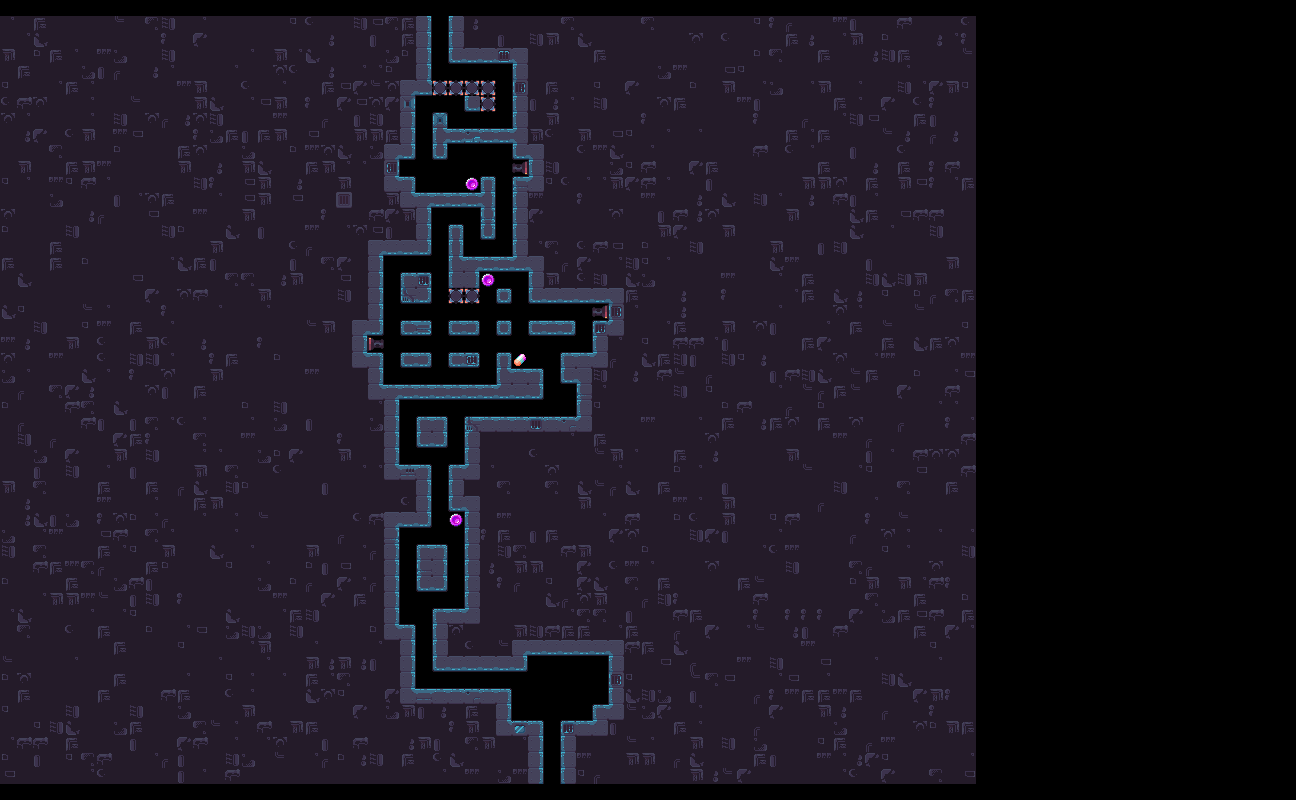

The image is a tile-based game level rendered from a .tmx file. Its description and source (layers, tilesets, objects; grid data summarised) follow:
An orthogonal 81x50 tile map with 16x16 px tiles, 5 tile layers (Prototype, Obstacles, Background, Layout, ...), 2 tilesets and 157 objects (139x Sprinkle, 3x Factory_StaticSpike08, 3x Factory_StaticSpike15, 3x Coin, 2x Factory_FireCannon02, ...).

<map version="1.11" tiledversion="1.11.0" orientation="orthogonal" renderorder="right-down" width="81" height="50" tilewidth="16" tileheight="16" infinite="0" nextlayerid="74" nextobjectid="241241">
 <properties>
  <property name="IgnoreLock" type="bool" value="false" />
 </properties>
 <tileset firstgid="1" source="../../../Tilemap/Bioms/Factory_Tilemap.tsx" />
 <tileset firstgid="2476" source="../../../Tilemap/Enemies/Factory_MultitileObjects.tsx" />
 <group id="2" name="Input">
  <layer id="6" name="Prototype" width="81" height="50">
   <properties>
    <property name="unity:SortingLayer" value="Prototype" />
   </properties>
   <data>[4050 cells, 2751 non-empty, 4 distinct tile ids]</data>
  </layer>
  <layer id="44" name="Obstacles" width="81" height="50">
   <properties>
    <property name="unity:SortingLayer" value="Obstacles" />
   </properties>
   <data>[4050 cells, 9 non-empty, 5 distinct tile ids]</data>
  </layer>
 </group>
 <group id="3" name="Output">
  <group id="11" name="Output_Hazards">
   <objectgroup id="47" name="Hazard20" tintcolor="#ffffff">
    <properties>
     <property name="unity:SortingLayer" value="Hazard20" />
    </properties>
   </objectgroup>
   <objectgroup id="48" name="Hazard19" tintcolor="#ffffff">
    <properties>
     <property name="unity:SortingLayer" value="Hazard19" />
    </properties>
   </objectgroup>
   <objectgroup id="49" name="Hazard18" tintcolor="#ffffff">
    <properties>
     <property name="unity:SortingLayer" value="Hazard18" />
    </properties>
   </objectgroup>
   <objectgroup id="50" name="Hazard17" tintcolor="#ffffff">
    <properties>
     <property name="unity:SortingLayer" value="Hazard17" />
    </properties>
   </objectgroup>
   <objectgroup id="51" name="Hazard16" tintcolor="#ffffff">
    <properties>
     <property name="unity:SortingLayer" value="Hazard16" />
    </properties>
   </objectgroup>
   <objectgroup id="52" name="Hazard15" tintcolor="#ffffff">
    <properties>
     <property name="unity:SortingLayer" value="Hazard15" />
    </properties>
   </objectgroup>
   <objectgroup id="53" name="Hazard14" tintcolor="#ffffff">
    <properties>
     <property name="unity:SortingLayer" value="Hazard14" />
    </properties>
   </objectgroup>
   <objectgroup id="54" name="Hazard13" tintcolor="#ffffff">
    <properties>
     <property name="unity:SortingLayer" value="Hazard13" />
    </properties>
   </objectgroup>
   <objectgroup id="55" name="Hazard12" tintcolor="#ffffff">
    <properties>
     <property name="unity:SortingLayer" value="Hazard12" />
    </properties>
   </objectgroup>
   <objectgroup id="56" name="Hazard11" tintcolor="#ffffff">
    <properties>
     <property name="unity:SortingLayer" value="Hazard11" />
    </properties>
   </objectgroup>
   <objectgroup id="57" name="Hazard10" tintcolor="#ffffff">
    <properties>
     <property name="unity:SortingLayer" value="Hazard10" />
    </properties>
   </objectgroup>
   <objectgroup id="58" name="Hazard09" tintcolor="#ffffff">
    <properties>
     <property name="unity:SortingLayer" value="Hazard09" />
    </properties>
   </objectgroup>
   <objectgroup id="59" name="Hazard08" tintcolor="#ffffff">
    <properties>
     <property name="unity:SortingLayer" value="Hazard08" />
    </properties>
   </objectgroup>
   <objectgroup id="60" name="Hazard07" tintcolor="#ffffff">
    <properties>
     <property name="unity:SortingLayer" value="Hazard07" />
    </properties>
   </objectgroup>
   <objectgroup id="61" name="Hazard06" tintcolor="#ffffff">
    <properties>
     <property name="unity:SortingLayer" value="Hazard06" />
    </properties>
   </objectgroup>
   <objectgroup id="62" name="Hazard05" tintcolor="#ffffff">
    <properties>
     <property name="unity:SortingLayer" value="Hazard05" />
    </properties>
   </objectgroup>
   <objectgroup id="63" name="Hazard04" tintcolor="#ffffff">
    <properties>
     <property name="unity:SortingLayer" value="Hazard04" />
    </properties>
   </objectgroup>
   <objectgroup id="64" name="Hazard03" tintcolor="#ffffff">
    <properties>
     <property name="unity:SortingLayer" value="Hazard03" />
    </properties>
   </objectgroup>
   <objectgroup id="65" name="Hazard02" tintcolor="#ffffff">
    <properties>
     <property name="unity:SortingLayer" value="Hazard02" />
    </properties>
   </objectgroup>
   <objectgroup id="66" name="Hazard01" tintcolor="#ffffff">
    <properties>
     <property name="unity:SortingLayer" value="Hazard01" />
    </properties>
   </objectgroup>
   <objectgroup id="67" name="Hazard00" tintcolor="#ffffff">
    <properties>
     <property name="unity:SortingLayer" value="Hazard00" />
    </properties>
   </objectgroup>
   <objectgroup id="68" name="Dropper" tintcolor="#ffffff">
    <properties>
     <property name="unity:SortingLayer" value="Dropper" />
    </properties>
   </objectgroup>
   <objectgroup id="69" name="Smallbot" tintcolor="#ffffff">
    <properties>
     <property name="unity:SortingLayer" value="Smallbot" />
    </properties>
   </objectgroup>
   <objectgroup id="70" name="Fireball" tintcolor="#ffffff">
    <properties>
     <property name="unity:SortingLayer" value="Fireball" />
    </properties>
   </objectgroup>
   <objectgroup id="42" name="Buzzsaw">
    <properties>
     <property name="unity:SortingLayer" value="Buzzsaw" />
    </properties>
   </objectgroup>
   <objectgroup id="41" name="FireCannon">
    <properties>
     <property name="unity:SortingLayer" value="FireCannon" />
    </properties>
    <!-- 3 objects omitted --></objectgroup>
   <objectgroup id="40" name="Slamblock">
    <properties>
     <property name="unity:SortingLayer" value="Slamblock" />
    </properties>
   </objectgroup>
   <objectgroup id="14" name="HiddenSpike">
    <properties>
     <property name="unity:SortingLayer" value="HiddenSpike" />
    </properties>
   </objectgroup>
   <objectgroup id="13" name="StaticSpike">
    <properties>
     <property name="unity:SortingLayer" value="StaticSpike" />
    </properties>
    <!-- 11 objects omitted --></objectgroup>
  </group>
  <group id="32" name="Output_Items">
   <objectgroup id="71" name="Item00" tintcolor="#ffffff">
    <properties>
     <property name="unity:SortingLayer" value="Item00" />
    </properties>
   </objectgroup>
   <objectgroup id="72" name="Star" tintcolor="#ffffff">
    <properties>
     <property name="unity:SortingLayer" value="Star" />
    </properties>
   </objectgroup>
   <objectgroup id="73" name="Key" tintcolor="#ffffff">
    <properties>
     <property name="unity:SortingLayer" value="Key" />
    </properties>
   </objectgroup>
   <objectgroup id="43" name="PowerUp">
    <properties>
     <property name="unity:SortingLayer" value="PowerUp" />
    </properties>
    <!-- 1 objects omitted --></objectgroup>
   <objectgroup id="39" name="Sprinkle">
    <properties>
     <property name="unity:SortingLayer" value="Sprinkle" />
    </properties>
    <!-- 139 objects omitted --></objectgroup>
   <objectgroup id="34" name="Coin">
    <properties>
     <property name="unity:SortingLayer" value="Coin" />
    </properties>
    <!-- 3 objects omitted --></objectgroup>
  </group>
  <layer id="9" name="Background" width="81" height="50">
   <properties>
    <property name="unity:SortingLayer" value="Background" />
   </properties>
   <data>[4050 cells, 2509 non-empty, 21 distinct tile ids]</data>
  </layer>
  <layer id="8" name="Layout" width="81" height="50">
   <properties>
    <property name="unity:SortingLayer" value="Layout" />
    <property name="unity:Tag" value="Wall" />
   </properties>
   <data>[4050 cells, 226 non-empty, 48 distinct tile ids]</data>
  </layer>
  <layer id="46" name="Details" width="81" height="50">
   <properties>
    <property name="unity:SortingLayer" value="Details" />
   </properties>
   <data>[4050 cells, 0 non-empty, 0 distinct tile ids]</data>
  </layer>
 </group>
</map>
<!-- 157 of 157 objects omitted -->
